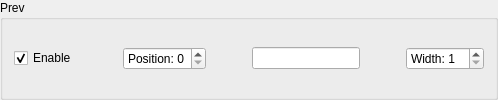
             <widget class="QGroupBox" name="groupButtonPrev">
              <property name="toolTip">
               <string>Previous media entry</string>
              </property>
              <property name="title">
               <string>Prev</string>
              </property>
              <layout class="QHBoxLayout" name="horizontalLayout_3">
               <item>
                <widget class="QCheckBox" name="checkButtonPrev">
                 <property name="sizePolicy">
                  <sizepolicy hsizetype="Maximum" vsizetype="Fixed">
                   <horstretch>0</horstretch>
                   <verstretch>0</verstretch>
                  </sizepolicy>
                 </property>
                 <property name="toolTip">
                  <string>Partial checks are stored in collapsable drawer</string>
                 </property>
                 <property name="text">
                  <string>Enable</string>
                 </property>
                 <property name="checked">
                  <bool>true</bool>
                 </property>
                 <property name="tristate">
                  <bool>true</bool>
                 </property>
                </widget>
               </item>
               <item>
                <spacer name="horizontalSpacer">
                 <property name="orientation">
                  <enum>Qt::Orientation::Horizontal</enum>
                 </property>
                 <property name="sizeHint" stdset="0">
                  <size>
                   <width>40</width>
                   <height>20</height>
                  </size>
                 </property>
                </spacer>
               </item>
               <item>
                <widget class="QSpinBox" name="spinButtonPrevPosition">
                 <property name="sizePolicy">
                  <sizepolicy hsizetype="Preferred" vsizetype="Fixed">
                   <horstretch>0</horstretch>
                   <verstretch>0</verstretch>
                  </sizepolicy>
                 </property>
                 <property name="toolTip">
                  <string>Ascending from left to right</string>
                 </property>
                 <property name="wrapping">
                  <bool>false</bool>
                 </property>
                 <property name="correctionMode">
                  <enum>QAbstractSpinBox::CorrectionMode::CorrectToNearestValue</enum>
                 </property>
                 <property name="showGroupSeparator" stdset="0">
                  <bool>false</bool>
                 </property>
                 <property name="suffix">
                  <string/>
                 </property>
                 <property name="prefix">
                  <string>Position: </string>
                 </property>
                 <property name="maximum">
                  <number>9</number>
                 </property>
                </widget>
               </item>
               <item>
                <spacer name="horizontalSpacer_2">
                 <property name="orientation">
                  <enum>Qt::Orientation::Horizontal</enum>
                 </property>
                 <property name="sizeHint" stdset="0">
                  <size>
                   <width>40</width>
                   <height>20</height>
                  </size>
                 </property>
                </spacer>
               </item>
               <item>
                <widget class="QLineEdit" name="lineButtonPrev">
                 <property name="sizePolicy">
                  <sizepolicy hsizetype="Preferred" vsizetype="Fixed">
                   <horstretch>0</horstretch>
                   <verstretch>0</verstretch>
                  </sizepolicy>
                 </property>
                 <property name="toolTip">
                  <string>Button display text</string>
                 </property>
                 <property name="text">
                  <string/>
                 </property>
                 <property name="cursorPosition">
                  <number>0</number>
                 </property>
                </widget>
               </item>
               <item>
                <spacer name="horizontalSpacer_21">
                 <property name="orientation">
                  <enum>Qt::Orientation::Horizontal</enum>
                 </property>
                 <property name="sizeHint" stdset="0">
                  <size>
                   <width>40</width>
                   <height>20</height>
                  </size>
                 </property>
                </spacer>
               </item>
               <item>
                <widget class="QSpinBox" name="spinButtonPrevWidth">
                 <property name="sizePolicy">
                  <sizepolicy hsizetype="Preferred" vsizetype="Fixed">
                   <horstretch>0</horstretch>
                   <verstretch>0</verstretch>
                  </sizepolicy>
                 </property>
                 <property name="toolTip">
                  <string>Smaller numbers make for smaller buttons</string>
                 </property>
                 <property name="prefix">
                  <string>Width: </string>
                 </property>
                 <property name="minimum">
                  <number>1</number>
                 </property>
                 <property name="maximum">
                  <number>10</number>
                 </property>
                </widget>
               </item>
              </layout>
             </widget>
